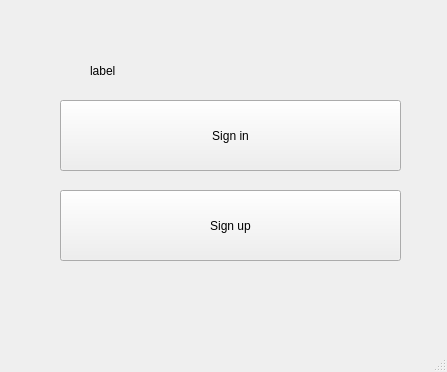
<?xml version="1.0" encoding="UTF-8"?>
<ui version="4.0">
 <class>MainWindow</class>
 <widget class="QMainWindow" name="MainWindow">
  <property name="geometry">
   <rect>
    <x>0</x>
    <y>0</y>
    <width>447</width>
    <height>372</height>
   </rect>
  </property>
  <property name="windowTitle">
   <string>MainWindow</string>
  </property>
  <widget class="QWidget" name="centralwidget">
   <widget class="QLabel" name="label">
    <property name="geometry">
     <rect>
      <x>90</x>
      <y>40</y>
      <width>341</width>
      <height>61</height>
     </rect>
    </property>
    <property name="text">
     <string>label</string>
    </property>
   </widget>
   <widget class="QPushButton" name="pushButton">
    <property name="geometry">
     <rect>
      <x>60</x>
      <y>100</y>
      <width>341</width>
      <height>71</height>
     </rect>
    </property>
    <property name="text">
     <string>Sign in</string>
    </property>
   </widget>
   <widget class="QPushButton" name="pushButton_2">
    <property name="geometry">
     <rect>
      <x>60</x>
      <y>190</y>
      <width>341</width>
      <height>71</height>
     </rect>
    </property>
    <property name="text">
     <string>Sign up</string>
    </property>
   </widget>
  </widget>
  <widget class="QMenuBar" name="menubar">
   <property name="geometry">
    <rect>
     <x>0</x>
     <y>0</y>
     <width>447</width>
     <height>22</height>
    </rect>
   </property>
  </widget>
  <widget class="QStatusBar" name="statusbar"/>
 </widget>
 <resources/>
 <connections/>
</ui>
